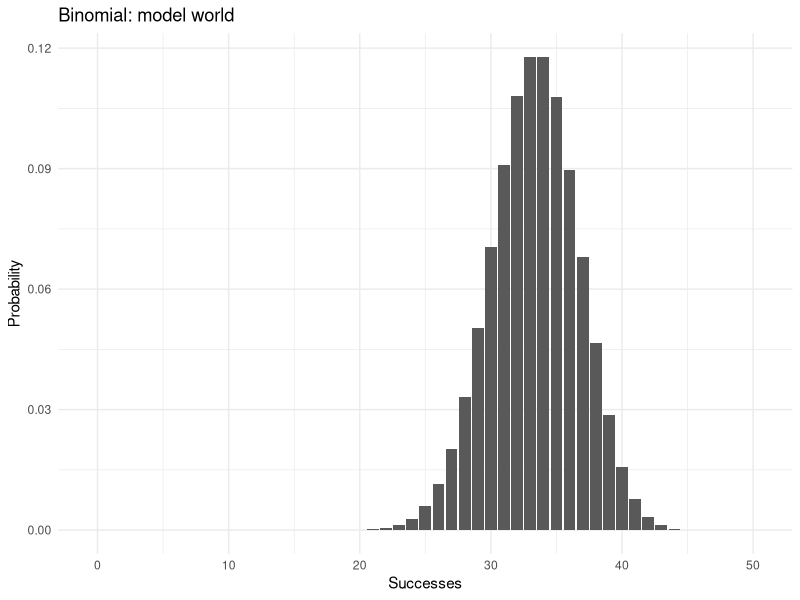
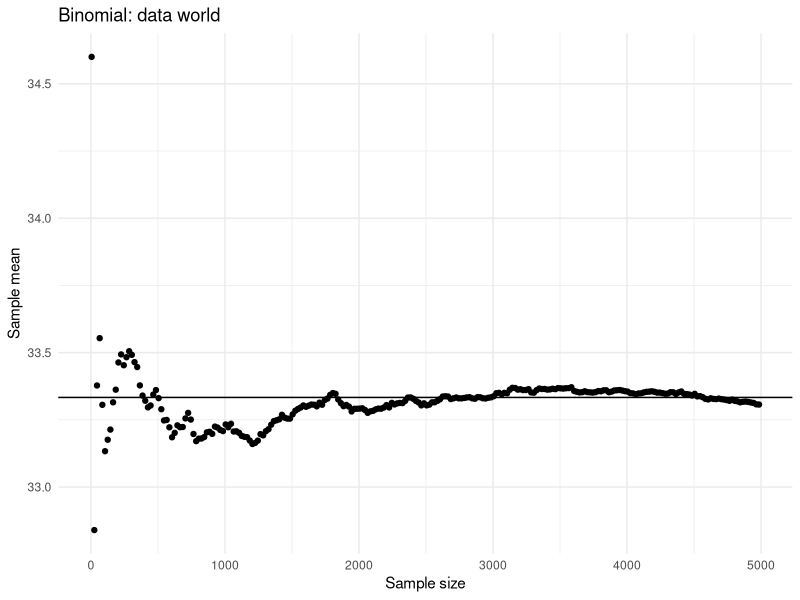
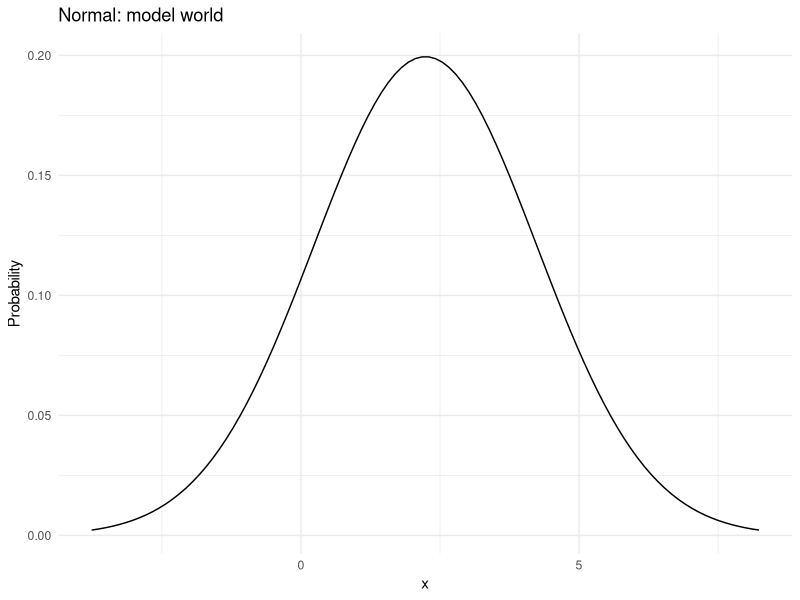
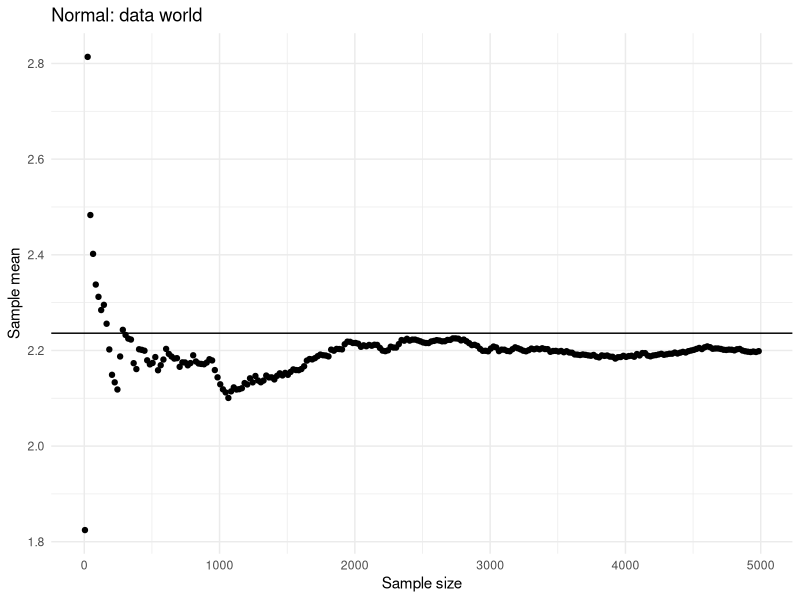
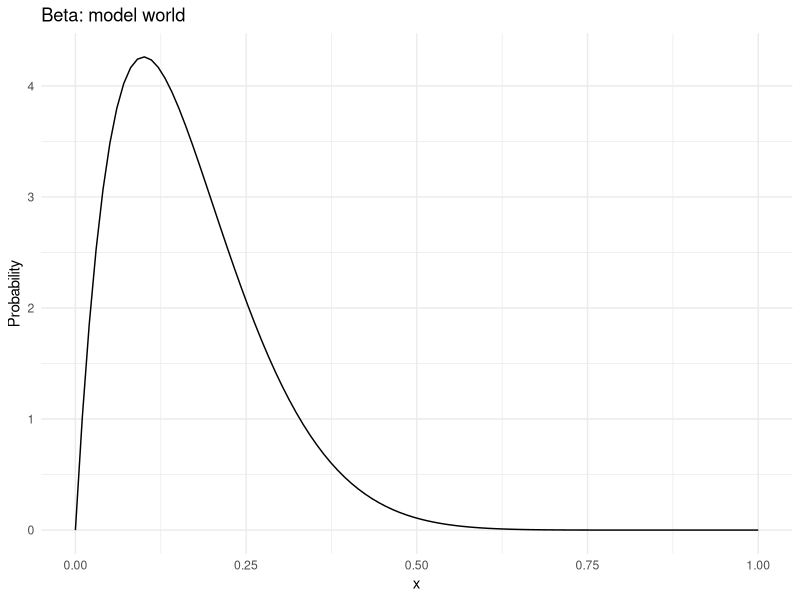
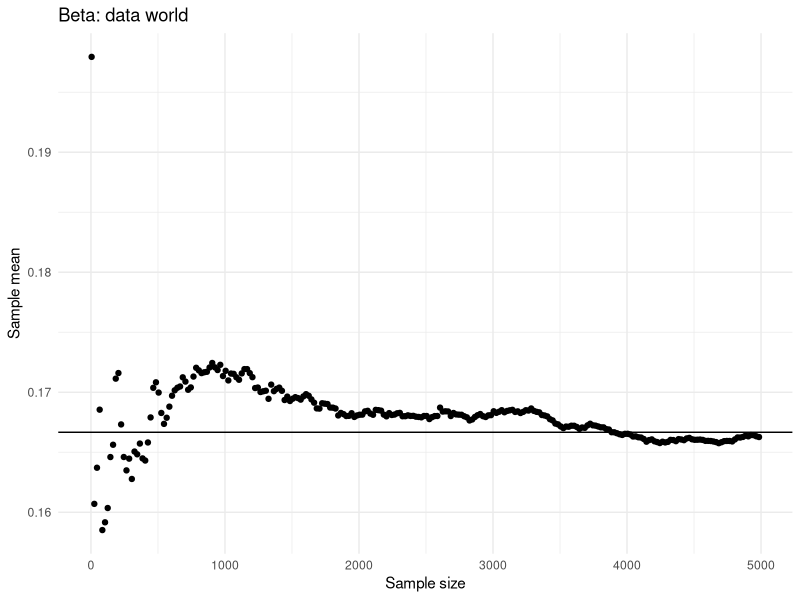
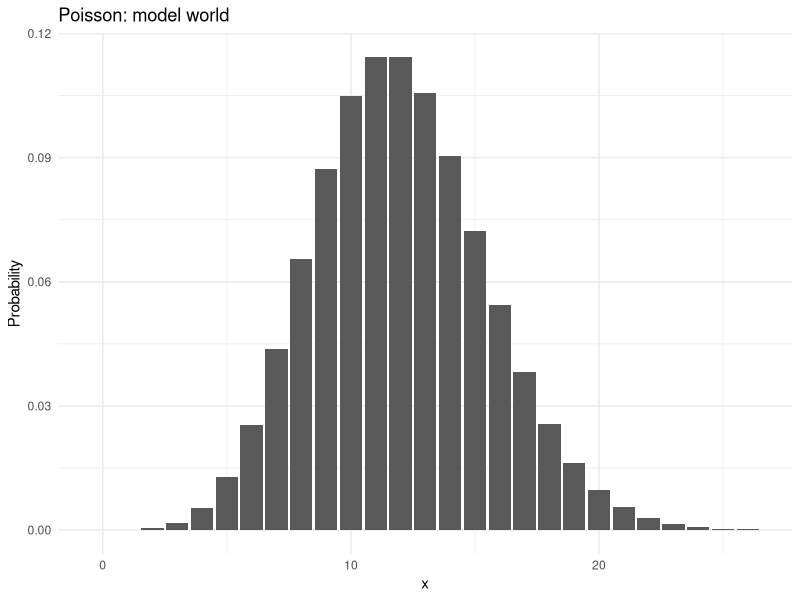
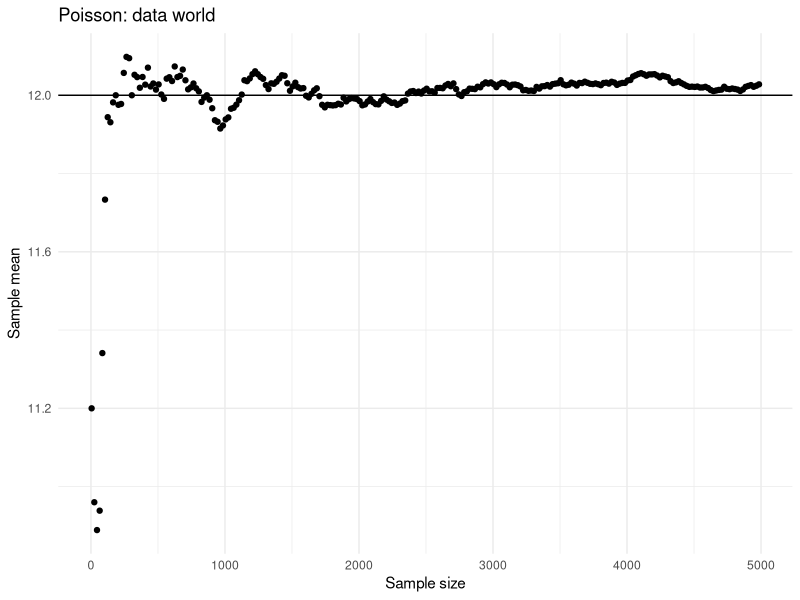

R code for these plots, in order:
## ---- chunk 1
knitr::opts_chunk$set(echo = TRUE)
library(tidyverse)
## ---- chunk 2
# True parameters, try changing them
size = 50
true_prob = 2/3
# Don't change this
true_mu <- size*true_prob
ggplot(data.frame(Successes=0:50, Probability=dbinom(0:size, size, true_prob)), aes(Successes, Probability)) + 
  geom_bar(stat = "identity") + theme_minimal() + ggtitle("Binomial: model world")
## ---- chunk 3
# Largest sample size
max_n <- 5000
# Generate a large sample
X <- rbinom(max_n, size, true_prob) 
# Look at a few data points
head(X)
## ---- chunk 4
# Make a list of sample sizes up to the maximum one
n <- seq(from = 5, to = max_n, by = 20)
# Compute sample means for each sample size
Xbar_n <- sapply(n, function(first_n) mean(X[1:first_n]))
# Create a data frame for plotting
lln <- data.frame(n = n, Xbar_n = Xbar_n)
# Plot the sample sizes
ggplot(lln, aes(n, Xbar_n)) + geom_point() + geom_hline(yintercept = true_mu) +
  ylab("Sample mean") + xlab("Sample size") + theme_minimal() + ggtitle("Binomial: data world")
## ---- chunk 5
# True parameters, try changing them
sd = 2
true_mu = sqrt(5)
# Don't change this
X <- seq(from = true_mu - 3*sd, to = true_mu + 3*sd, length.out = 100)
ggplot(data.frame(x=X, Probability=dnorm(X, true_mu, sd)), aes(x, Probability)) + 
  geom_line() + theme_minimal() + ggtitle("Normal: model world")
## ---- chunk 6
# Largest sample size
max_n <- 5000
# Generate a large sample
X <- rnorm(max_n, true_mu, sd) 
# Look at a few data points
head(X)
## ---- chunk 7
# Make a list of sample sizes up to the maximum one
n <- seq(from = 5, to = max_n, by = 20)
# Compute sample means for each sample size
Xbar_n <- sapply(n, function(first_n) mean(X[1:first_n]))
# Create a data frame for plotting
lln <- data.frame(n = n, Xbar_n = Xbar_n)
# Plot the sample sizes
ggplot(lln, aes(n, Xbar_n)) + geom_point() + geom_hline(yintercept = true_mu) +
  ylab("Sample mean") + xlab("Sample size") + theme_minimal() + ggtitle("Normal: data world")
## ---- chunk 8
# True parameters, try changing them
shape1 = 2
shape2 = 10
# Don't change this
true_mu <- shape1/(shape1+shape2)
X <- seq(from = 0, to = 1, length.out = 100)
ggplot(data.frame(x=X, Probability=dbeta(X, shape1, shape2)), aes(x, Probability)) + 
  geom_line() + theme_minimal() + ggtitle("Beta: model world")
## ---- chunk 9
# Largest sample size
max_n <- 5000
# Generate a large sample
X <- rbeta(max_n, shape1, shape2) 
# Look at a few data points
head(X)
## ---- chunk 10
# Make a list of sample sizes up to the maximum one
n <- seq(from = 5, to = max_n, by = 20)
# Compute sample means for each sample size
Xbar_n <- sapply(n, function(first_n) mean(X[1:first_n]))
# Create a data frame for plotting
lln <- data.frame(n = n, Xbar_n = Xbar_n)
# Plot the sample sizes
ggplot(lln, aes(n, Xbar_n)) + geom_point() + geom_hline(yintercept = true_mu) +
  ylab("Sample mean") + xlab("Sample size") + theme_minimal() + ggtitle("Beta: data world")
## ---- chunk 11
# True parameters, try changing them
lambda = 12
# Don't change this
true_mu <- lambda
X <- seq(from = 0, to = ceiling(lambda + 4*sqrt(lambda)))
ggplot(data.frame(x=X, Probability=dpois(X, lambda)), aes(x, Probability)) + 
  geom_bar(stat = "identity") + theme_minimal() + ggtitle("Poisson: model world")
## ---- chunk 12
# Largest sample size
max_n <- 5000
# Generate a large sample
X <- rpois(max_n, lambda) 
# Look at a few data points
head(X)
## ---- chunk 13
# Make a list of sample sizes up to the maximum one
n <- seq(from = 5, to = max_n, by = 20)
# Compute sample means for each sample size
Xbar_n <- sapply(n, function(first_n) mean(X[1:first_n]))
# Create a data frame for plotting
lln <- data.frame(n = n, Xbar_n = Xbar_n)
# Plot the sample sizes
ggplot(lln, aes(n, Xbar_n)) + geom_point() + geom_hline(yintercept = true_mu) +
  ylab("Sample mean") + xlab("Sample size") + theme_minimal() + ggtitle("Poisson: data world")
